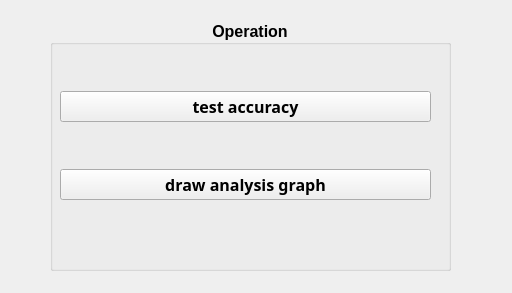
<?xml version="1.0" encoding="UTF-8"?>
<ui version="4.0">
 <class>Core</class>
 <widget class="QWidget" name="Core">
  <property name="geometry">
   <rect>
    <x>0</x>
    <y>0</y>
    <width>512</width>
    <height>293</height>
   </rect>
  </property>
  <property name="font">
   <font>
    <pointsize>8</pointsize>
    <weight>50</weight>
    <bold>false</bold>
    <kerning>true</kerning>
   </font>
  </property>
  <property name="windowTitle">
   <string>iExam</string>
  </property>
  <property name="windowIcon">
   <iconset>
    <normaloff>icon.png</normaloff>icon.png</iconset>
  </property>
  <widget class="QGroupBox" name="operationGroupBox">
   <property name="geometry">
    <rect>
     <x>50</x>
     <y>20</y>
     <width>401</width>
     <height>251</height>
    </rect>
   </property>
   <property name="font">
    <font>
     <pointsize>12</pointsize>
     <weight>75</weight>
     <bold>true</bold>
     <kerning>true</kerning>
    </font>
   </property>
   <property name="title">
    <string>Operation</string>
   </property>
   <property name="alignment">
    <set>Qt::AlignCenter</set>
   </property>
   <widget class="QWidget" name="layoutWidget">
    <property name="geometry">
     <rect>
      <x>10</x>
      <y>30</y>
      <width>371</width>
      <height>191</height>
     </rect>
    </property>
    <layout class="QVBoxLayout" name="verticalLayout">
     <item>
      <widget class="QPushButton" name="evaluateButton">
       <property name="enabled">
        <bool>true</bool>
       </property>
       <property name="font">
        <font>
         <family>Yu Gothic UI Semibold</family>
         <pointsize>12</pointsize>
         <weight>75</weight>
         <bold>true</bold>
         <kerning>true</kerning>
        </font>
       </property>
       <property name="text">
        <string>test accuracy</string>
       </property>
       <property name="checkable">
        <bool>true</bool>
       </property>
      </widget>
     </item>
     <item>
      <widget class="QPushButton" name="drawButton">
       <property name="enabled">
        <bool>true</bool>
       </property>
       <property name="font">
        <font>
         <family>Yu Gothic UI Semibold</family>
         <pointsize>12</pointsize>
         <weight>75</weight>
         <bold>true</bold>
         <kerning>true</kerning>
        </font>
       </property>
       <property name="text">
        <string>draw analysis graph</string>
       </property>
       <property name="checkable">
        <bool>true</bool>
       </property>
       <property name="checked">
        <bool>false</bool>
       </property>
      </widget>
     </item>
    </layout>
   </widget>
  </widget>
 </widget>
 <tabstops>
  <tabstop>evaluateButton</tabstop>
  <tabstop>drawButton</tabstop>
 </tabstops>
 <resources/>
 <connections/>
</ui>
